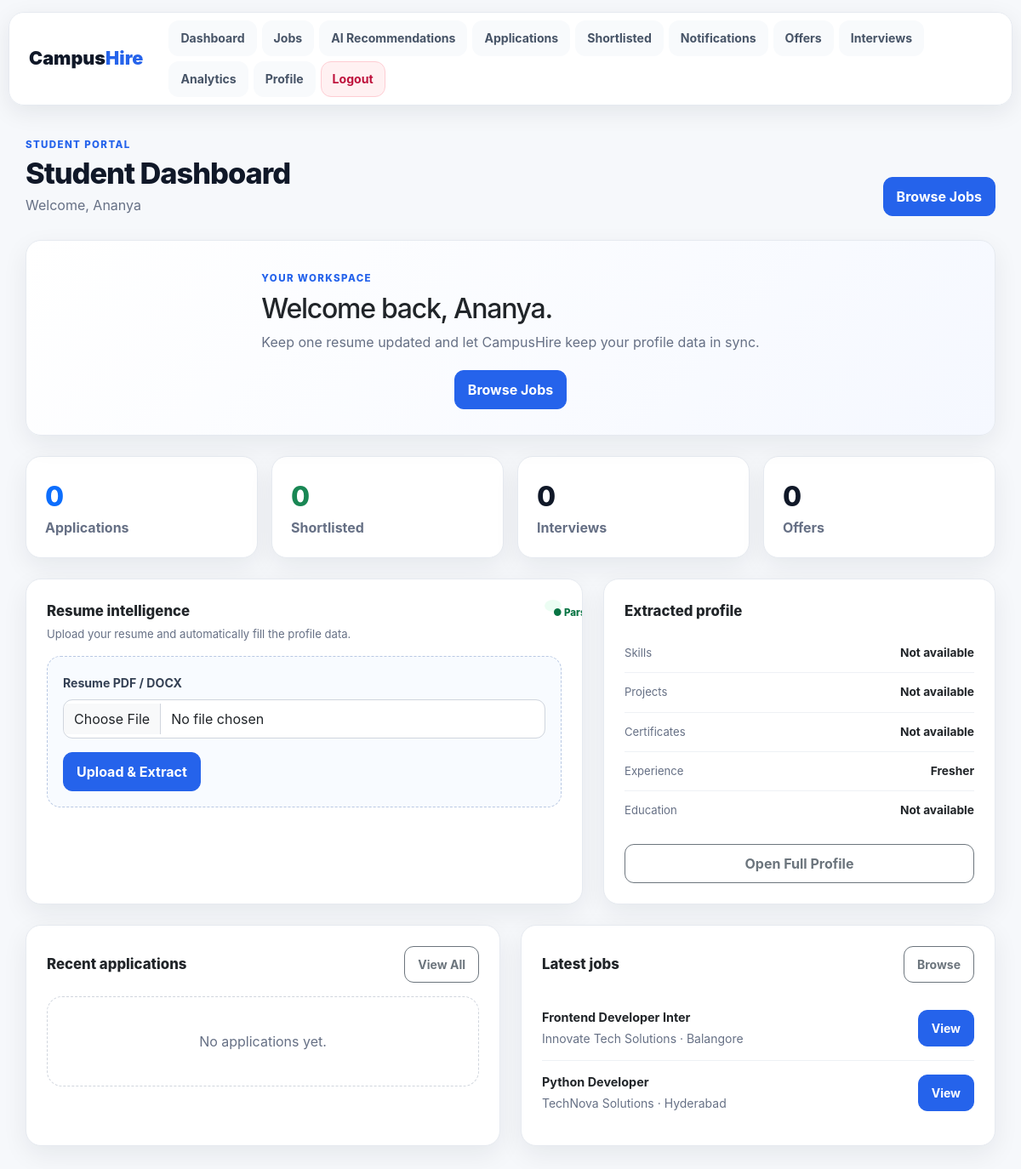
The app's page /candidate/ (signed in) with its own data.
### candidate/models.py (models this page shows, shortened)
class CandidateProfile(models.Model):
    EXPERIENCE_LEVELS = [
        ("Fresher", "Fresher"),
        ("<1 year", "Less than 1 year"),
        ("1-2 years", "1-2 years"),
        ("2-3 years", "2-3 years"),
        ("3-5 years", "3-5 years"),
        ("5+ years", "5+ years"),
    ]
    user = models.OneToOneField(User, on_delete=models.CASCADE)
    phone = models.CharField(max_length=15, blank=True)
    address = models.TextField(blank=True)
    city = models.CharField(max_length=100, blank=True)
    state = models.CharField(max_length=100, blank=True)
    qualification = models.CharField(max_length=200, blank=True)
    tenth_percentage = models.DecimalField(max_digits=5, decimal_places=2, null=True, blank=True)
    tenth_gpa = models.DecimalField(max_digits=4, decimal_places=2, null=True, blank=True)
    intermediate_percentage = models.DecimalField(max_digits=5, decimal_places=2, null=True, blank=True)
    graduation_percentage = models.DecimalField(max_digits=5, decimal_places=2, null=True, blank=True)
    graduation_cgpa = models.DecimalField(max_digits=4, decimal_places=2, null=True, blank=True)
    skills = models.TextField(blank=True)
    experience = models.PositiveIntegerField(default=0)
    experience_level = models.CharField(max_length=20, choices=EXPERIENCE_LEVELS, default="Fresher")
    projects = models.TextField(blank=True)
    internships = models.TextField(blank=True)
    hackathons = models.TextField(blank=True)
    certificates = models.TextField(blank=True)
    programming_languages = models.TextField(blank=True)
    tools = models.TextField(blank=True)
    keywords = models.TextField(blank=True)
    tags = models.TextField(blank=True)
    resume = models.FileField(upload_to="resumes/", blank=True, null=True)
    resume_text = models.TextField(blank=True)
    profile_image = models.ImageField(upload_to="profiles/", blank=True, null=True)

### recruiter/models.py (models this page shows, shortened)
class Job(models.Model):
    JOB_TYPES = [
        ("Full-Time", "Full-Time"),
        ("Part-Time", "Part-Time"),
        ("Internship", "Internship"),
        ("Remote", "Remote"),
    ]
    recruiter = models.ForeignKey(
        settings.AUTH_USER_MODEL,
        on_delete=models.CASCADE,
        related_name="posted_jobs",
        null=True,
        blank=True,
    )
    title = models.CharField(max_length=200)
    company = models.CharField(max_length=200)
    location = models.CharField(max_length=100)
    salary = models.CharField(max_length=50)
    job_type = models.CharField(max_length=20, choices=JOB_TYPES)
    experience = models.CharField(max_length=50)
    skills = models.TextField()
    description = models.TextField()
    posted_date = models.DateTimeField(auto_now_add=True)

### candidate/views.py (the view, shortened to what this page needs)
# urls.py: path("", views.dashboard, name="candidate_dashboard"),
@login_required
def dashboard(request):
    profile = _get_profile(request.user)
    upload_form = ResumeUploadForm()
    apps = JobApplication.objects.filter(candidate=profile)
    return render(request, "candidate/dashboard.html", {
        "profile": profile,
        "upload_form": upload_form,
        "applied_count": apps.count(),
        "shortlisted_count": apps.filter(status="Shortlisted").count(),
        "interview_count": apps.filter(status="Interview").count(),
        "offer_count": apps.filter(status="Selected").count(),
        "applications": apps.select_related("job").order_by("-applied_date")[:5],
        "jobs": Job.objects.order_by("-posted_date")[:10],
    })

### candidate/forms.py (shortened to what this page needs)
class ResumeUploadForm(forms.Form):
    resume = forms.FileField(
        required=True,
        widget=forms.ClearableFileInput(attrs={"class": "form-control", "accept": ".pdf,.docx"}),
    )

### candidate/views.py (called while the page is built)
def _get_profile(user):
    return CandidateProfile.objects.get_or_create(
        user=user,
        defaults={"phone": "", "address": "", "city": "", "state": "", "qualification": "", "skills": ""},
    )[0]

### candidate/templates/candidate/dashboard.html (shortened to what this page needs)
{% extends 'candidate/base.html' %}
{% block page_title %}Student Dashboard{% endblock %}
{% block content %}
<div class="dashboard-hero card mb-4">
    <div><span class="eyebrow">YOUR WORKSPACE</span><h2>Welcome back, {{ user.first_name|default:user.username }}.</h2><p>Keep one resume updated and let CampusHire keep your profile data in sync.</p></div>
    <a class="btn btn-primary" href="{% url 'candidate_jobs' %}">Browse Jobs</a>
</div>
<div class="row g-3 mb-4">
    <div class="col-md-3"><div class="stat-card"><div class="stat-value text-primary">{{ applied_count }}</div><div class="stat-label">Applications</div></div></div>
    <div class="col-md-3"><div class="stat-card"><div class="stat-value text-success">{{ shortlisted_count }}</div><div class="stat-label">Shortlisted</div></div></div>
    <div class="col-md-3"><div class="stat-card"><div class="stat-value">{{ interview_count }}</div><div class="stat-label">Interviews</div></div></div>
    <div class="col-md-3"><div class="stat-card"><div class="stat-value">{{ offer_count }}</div><div class="stat-label">Offers</div></div></div>
</div>
<div class="row g-4 mb-4">
    <div class="col-lg-7">
        <div class="card p-4 h-100">
            <div class="d-flex justify-content-between align-items-start gap-3 mb-3"><div><div class="section-title mb-1">Resume intelligence</div><p class="small-muted mb-0">Upload your resume and automatically fill the profile data.</p></div><span class="status-dot">● Parsed fields</span></div>
            <form method="post" enctype="multipart/form-data" class="resume-upload-card"><label class="form-label">Resume PDF / DOCX</label>{{ upload_form.resume }}<button class="btn btn-primary mt-3" type="submit">Upload & Extract</button></form>
        </div>
    </div>
    <div class="col-lg-5">
        <div class="card p-4 h-100">
            <div class="section-title">Extracted profile</div>
            <div class="data-row"><span>Skills</span><strong>{{ profile.skills|default:'Not available' }}</strong></div>
            <div class="data-row"><span>Projects</span><strong>{{ profile.projects|default:'Not available' }}</strong></div>
            <div class="data-row"><span>Certificates</span><strong>{{ profile.certificates|default:'Not available' }}</strong></div>
            <div class="data-row"><span>Experience</span><strong>{{ profile.experience_level }}</strong></div>
            <div class="data-row"><span>Education</span><strong>{% if profile.graduation_cgpa %}CGPA {{ profile.graduation_cgpa }}{% elif profile.graduation_percentage %}{{ profile.graduation_percentage }}%{% else %}Not available{% endif %}</strong></div>
            <a href="{% url 'candidate_profile' %}" class="btn btn-outline-secondary w-100 mt-3">Open Full Profile</a>
        </div>
    </div>
</div>
<div class="row g-4">
    <div class="col-lg-6"><div class="card p-4 h-100"><div class="d-flex justify-content-between align-items-center mb-3"><div class="section-title mb-0">Recent applications</div><a href="{% url 'applications' %}" class="btn btn-sm btn-outline-secondary">View All</a></div>{% for app in applications %}<div class="list-row"><div><strong>{{ app.job.title }}</strong><small>{{ app.job.company }} · {{ app.applied_date|date:'d M Y' }}</small></div><span class="badge bg-primary-subtle text-primary">{{ app.ats_score|floatformat:0 }}%</span></div>{% empty %}<div class="empty-state">No applications yet.</div>{% endfor %}</div></div>
    <div class="col-lg-6"><div class="card p-4 h-100"><div class="d-flex justify-content-between align-items-center mb-3"><div class="section-title mb-0">Latest jobs</div><a href="{% url 'candidate_jobs' %}" class="btn btn-sm btn-outline-secondary">Browse</a></div>{% for job in jobs %}<div class="list-row"><div><strong>{{ job.title }}</strong><small>{{ job.company }} · {{ job.location }}</small></div><a href="{% url 'candidate_job_detail' job.id %}" class="btn btn-sm btn-primary">View</a></div>{% empty %}<div class="empty-state">No jobs available.</div>{% endfor %}</div></div>
</div>
{% endblock %}

### candidate/templates/candidate/base.html (shortened to what this page needs)
{% load static %}
<!DOCTYPE html>
<html lang="en">
<head>
    <link href="https://cdn.jsdelivr.net/npm/bootstrap@5.3.3/dist/css/bootstrap.min.css" rel="stylesheet">
    <link rel="stylesheet" href="{% static 'style.css' %}">
</head>
<body>
<nav class="portal-nav">
    <a class="brand" href="{% url 'candidate_dashboard' %}">Campus<span>Hire</span></a>
    <div class="nav-pills">
        <a href="{% url 'candidate_dashboard' %}">Dashboard</a>
        <a href="{% url 'candidate_jobs' %}">Jobs</a>
        <a href="{% url 'candidate_ai_recommendations' %}">AI Recommendations</a>
        <a href="{% url 'applications' %}">Applications</a>
        <a href="{% url 'shortlisted' %}">Shortlisted</a>
        <a href="{% url 'notifications' %}">Notifications</a>
        <a href="{% url 'offers' %}">Offers</a>
        <a href="{% url 'interviews' %}">Interviews</a>
        <a href="{% url 'candidate_analytics' %}">Analytics</a>
        <a href="{% url 'candidate_profile' %}">Profile</a>
        <a class="nav-logout" href="{% url 'candidate_logout' %}">Logout</a>
    </div>
</nav>
<main class="portal-main">
    <div class="page-heading">
        <div>
            <div class="eyebrow">STUDENT PORTAL</div>
            <h1>{% block page_title %}Dashboard{% endblock %}</h1>
            <p>Welcome, {{ request.user.first_name|default:request.user.username }}</p>
        </div>
        <a class="btn btn-primary" href="{% url 'candidate_jobs' %}">Browse Jobs</a>
    </div>
    {% block content %}{% endblock %}
</main>
</body>
</html>

### static/style.css (style rules this page uses)
:root { --ink:#101828;--muted:#667085;--line:#e4e7ec;--page:#f6f8fb;--panel:#fff;--primary:#2563eb;--primary-dark:#1d4ed8;--green:#0f9f6e;--red:#dc3545;--amber:#d97706;--shadow:0 10px 30px rgba(16,24,40,.07) }
* { box-sizing:border-box }
body { margin:0;background:var(--page);color:var(--ink);font-family:Inter,-apple-system,BlinkMacSystemFont,"Segoe UI",sans-serif;line-height:1.55 }
.portal-nav { position:sticky;top:14px;z-index:50;max-width:1180px;margin:14px auto 0;padding:10px 12px;display:flex;align-items:center;justify-content:space-between;gap:18px;background:rgba(255,255,255,.94);border:1px solid var(--line);border-radius:18px;box-shadow:0 8px 28px rgba(16,24,40,.08);backdrop-filter:blur(12px) }
.brand { font-weight:900;font-size:1.35rem;text-decoration:none;color:var(--ink);padding:8px 12px }
.brand span { color:var(--primary) }
.nav-pills { display:flex;align-items:center;gap:6px;flex-wrap:wrap }
.nav-pills a { color:#475467;text-decoration:none;font-size:.88rem;font-weight:650;padding:9px 13px;border-radius:12px;transition:.2s }
.nav-pills .nav-logout { background:#fff1f2;color:#be123c }
.portal-main { max-width:1180px;margin:0 auto;padding:38px 20px 60px }
.page-heading { display:flex;justify-content:space-between;align-items:end;gap:20px;margin-bottom:28px }
.page-heading h1 { font-size:2.15rem;margin:4px 0 4px;font-weight:850;letter-spacing:-.03em }
.page-heading p { margin:0;color:var(--muted) }
.eyebrow { font-size:.72rem;font-weight:800;letter-spacing:.12em;color:var(--primary) }
.card,.portal-card { background:var(--panel);border:1px solid var(--line);border-radius:18px;box-shadow:var(--shadow) }
.btn { border-radius:11px;padding:10px 15px;font-weight:700 }
.btn-primary { background:var(--primary);border-color:var(--primary) }
.form-control,.form-select { border:1px solid #d0d5dd;border-radius:11px;padding:10px 12px }
label.form-label { font-weight:700;color:#344054;font-size:.88rem }
.stat-card { background:#fff;border:1px solid var(--line);border-radius:18px;padding:22px;box-shadow:var(--shadow) }
.stat-card .stat-value { font-size:2rem;font-weight:850;letter-spacing:-.04em }
.stat-card .stat-label { color:var(--muted);font-weight:650 }
.section-title { font-size:1.05rem;font-weight:850;margin-bottom:14px }
.empty-state { padding:40px;text-align:center;color:var(--muted);background:#fff;border:1px dashed #d0d5dd;border-radius:18px }
.small-muted { font-size:.82rem;color:var(--muted) }
:root { --ink:#101828;--muted:#667085;--line:#e6eaf0;--primary:#2563eb;--primary-dark:#1d4ed8;--soft:#f5f8ff;--violet:#6d5dfc }
html { scroll-behavior:smooth }
.portal-nav { padding:9px 11px }
.nav-pills a { border:1px solid transparent;background:#f8fafc }
.nav-pills .nav-logout { border-color:#fecdd3 }
.dashboard-hero { padding:30px;display:flex;justify-content:space-between;align-items:center;gap:20px;background:linear-gradient(135deg,#ffffff 0%,#f5f8ff 100%) }
.dashboard-hero h2 { font-size:2rem;letter-spacing:-.04em;margin:7px 0 }
.dashboard-hero p { color:var(--muted);margin:0 }
.status-dot { font-size:.72rem;font-weight:800;color:#087443;background:#ecfdf3;padding:7px 10px;border-radius:999px;white-space:nowrap }
.resume-upload-card { padding:18px;border:1px dashed #b9c8e3;border-radius:16px;background:#f8fbff }
.data-row { display:flex;justify-content:space-between;gap:18px;padding:12px 0;border-bottom:1px solid #eef1f5 }
.data-row:last-of-type { border-bottom:0 }
.data-row>span { color:var(--muted);font-size:.82rem }
.data-row>strong { font-size:.86rem;text-align:right;max-width:70%;overflow-wrap:anywhere }
.list-row { display:flex;align-items:center;justify-content:space-between;gap:14px;padding:14px 0;border-bottom:1px solid #eef1f5 }
.list-row:last-child { border-bottom:0 }
.list-row>div { min-width:0 }
.list-row strong,.list-row small { display:block }
.list-row strong { font-size:.9rem }
.list-row small { color:var(--muted);margin-top:3px }
.list-row .btn { flex:0 0 auto }
.card { overflow:hidden }
.status-dot { width:10px;height:10px;border-radius:50%;display:inline-block }

### records on screen
CandidateProfile: skills "Not available", projects "Not available", certificates "Not available", experience_level "Fresher"
Job: title "Frontend Developer Inter", company "Innovate Tech Solutions", location "Balangore"
Job: title "Python Developer", company "TechNova Solutions", location "Hyderabad"

### other values on screen
{{ request.user.first_name|default:request.user.username }} "Ananya"
{{ user.first_name|default:user.username }} "Ananya"
{{ applied_count }} "0"
{{ shortlisted_count }} "0"
{{ interview_count }} "0"
{{ offer_count }} "0"
